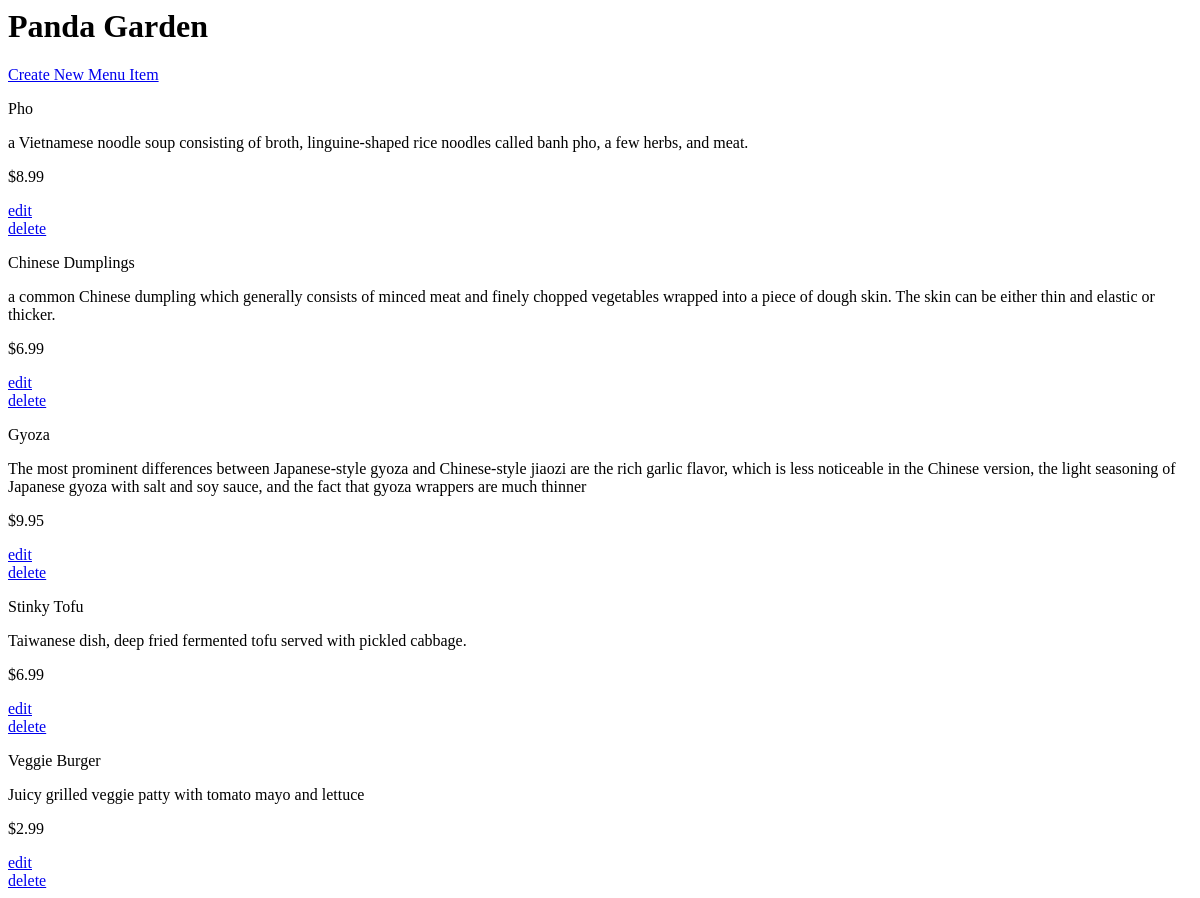
/restaurants/3/, run on an earlier commit of the app's database.
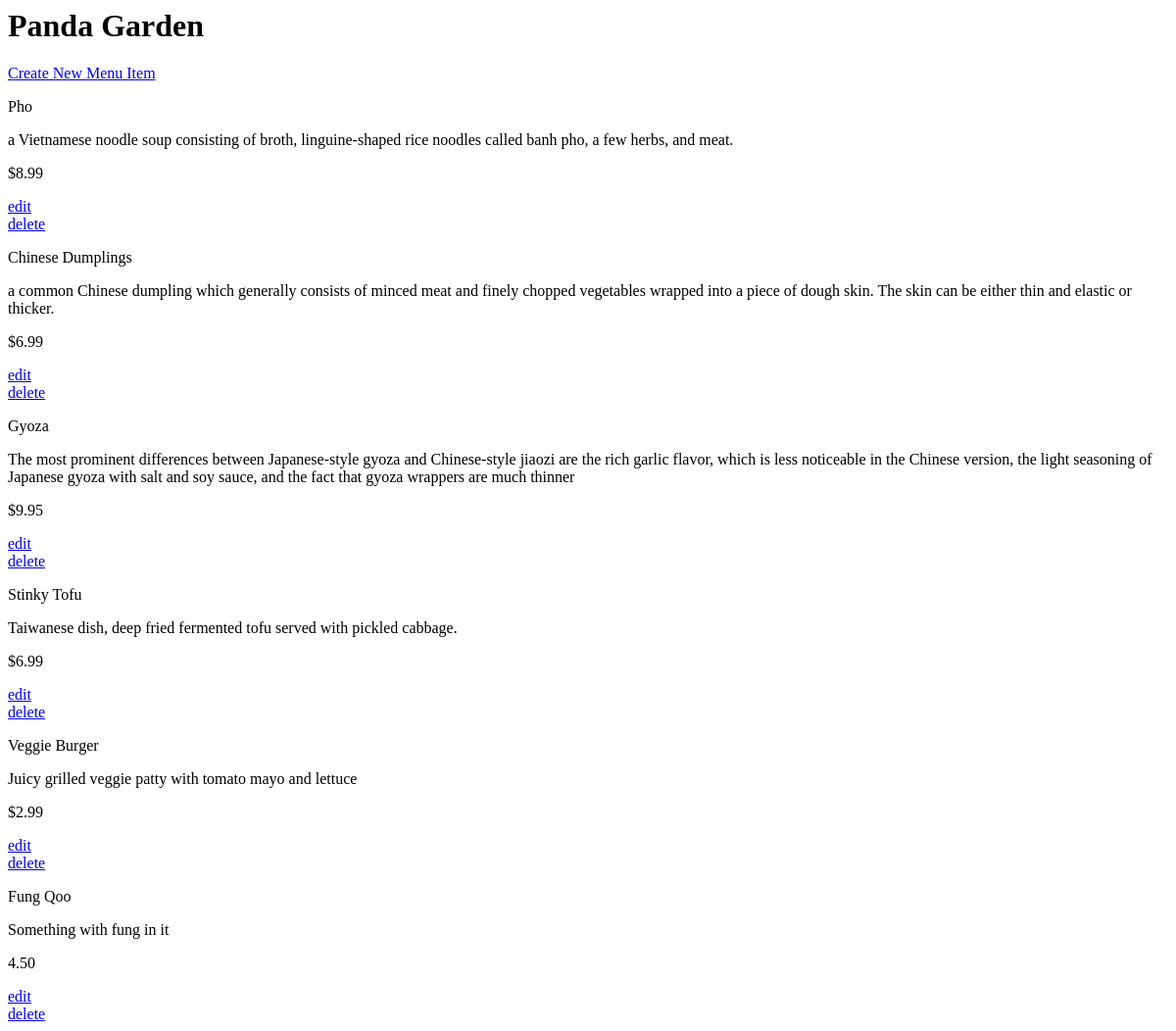
And on a later commit of the database.
### database_setup.py (models this page shows)
class Restaurant(Base):
    __tablename__ = 'restaurant'
    name = Column(String(80), nullable = False)
    id = Column(Integer, primary_key = True)

class MenuItem(Base):
    __tablename__ = 'menu_item'
    name = Column(String(80), nullable = False)
    id = Column(Integer, primary_key = True)
    course = Column(String(250))
    description = Column(String(250))
    price = Column(String(8))
    restaurant_id = Column(Integer, ForeignKey('restaurant.id'))
    restaurant = relationship(Restaurant)

### project.py (the view)
@app.route('/')
@app.route('/restaurants/<int:restaurant_id>/')
def restaurantMenu(restaurant_id = None):
    restaurant = session.query(Restaurant).filter_by(id = restaurant_id).first()
    if restaurant:
        items = session.query(MenuItem).filter_by(restaurant_id = restaurant.id)
        return render_template('menu.html', restaurant=restaurant, items=items)
    else:
        output = ''
        output += "<html><head><title>List Menu Items</title></head><body>"
        output += "<h2>No restaurant data found for ID#{0}</h2></body>".format(restaurant_id)
        return output

### templates/menu.html (shortened to what this page needs)
<html>
<body>
    <h1>{{restaurant.name}}</h1>
    <a href='{{url_for("newMenuItem", restaurant_id = restaurant.id) }}'>Create New Menu Item</a>
    {% for i in items %}
        <div>
            <p>{{i.name}}</p>
            <p>{{i.description}}</p>
            <p>{{i.price}} </p>
        </div>
        <div>
            <a href='{{url_for("editMenuItem", restaurant_id = restaurant.id, menu_id = i.id) }}'>edit</a>
            <a href='{{url_for("deleteMenuItem", restaurant_id = restaurant.id, menu_id = i.id ) }}'>delete</a>
        </div>
    {% endfor %}
</body>
</html>

What changed in the data, as far as the page shows it:
added MenuItem: name "Fung Qoo", description "Something with fung in it", price "4.50"
